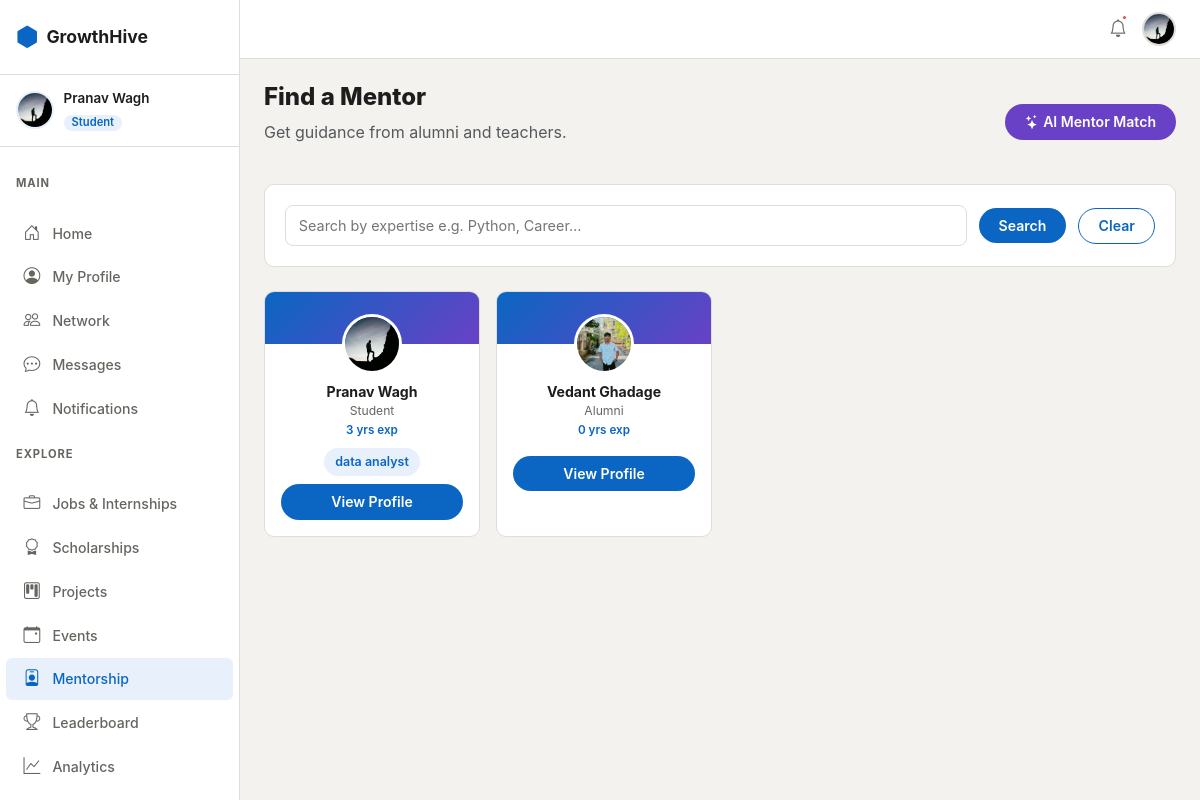
Screenshot of /mentorship/ (signed in) with the database file from the repository.
### apps/accounts/models.py (models this page shows, shortened)
class User(AbstractUser):
    class Role(models.TextChoices):
        STUDENT = 'student', 'Student'
        ALUMNI  = 'alumni',  'Alumni'
        TEACHER = 'teacher', 'Teacher'
    username   = None
    email      = models.EmailField(unique=True)
    first_name = models.CharField(max_length=50)
    last_name  = models.CharField(max_length=50)
    role = models.CharField(max_length=20, choices=Role.choices, default=Role.STUDENT)
    department = models.CharField(
        max_length=20,
        choices=DEPARTMENT_CHOICES,
        blank=True,
        default='',
    )
    is_email_verified = models.BooleanField(default=False)
    created_at = models.DateTimeField(auto_now_add=True)
    updated_at = models.DateTimeField(auto_now=True)
    USERNAME_FIELD  = 'email'
    REQUIRED_FIELDS = ['first_name', 'last_name']
    objects = UserManager()
    def get_full_name(self):
        return f'{self.first_name} {self.last_name}'.strip()
    @property
    def is_student(self):
        return self.role == self.Role.STUDENT

class Profile(models.Model):
    user = models.OneToOneField(User, on_delete=models.CASCADE, related_name='profile')
    bio    = models.TextField(max_length=500, blank=True)
    avatar = models.ImageField(upload_to='avatars/', blank=True, null=True)
    banner = models.ImageField(upload_to='banners/', blank=True, null=True)
    graduation_year = models.PositiveIntegerField(null=True, blank=True)
    current_year    = models.PositiveSmallIntegerField(null=True, blank=True)
    current_working_company = models.CharField(max_length=200, blank=True)
    working_domain          = models.CharField(max_length=200, blank=True)
    github_url   = models.URLField(blank=True)
    linkedin_url = models.URLField(blank=True)
    website      = models.URLField(blank=True)
    location     = models.CharField(max_length=100, blank=True)
    skills = models.ManyToManyField('Skill', through='UserSkill', blank=True)
    resume = models.FileField(upload_to='resumes/', blank=True, null=True)
    points      = models.PositiveIntegerField(default=0)
    streak_days = models.PositiveIntegerField(default=0)
    last_active = models.DateField(null=True, blank=True)
    is_open_to_work   = models.BooleanField(default=False)
    is_open_to_mentor = models.BooleanField(default=False)
    skill_embedding     = models.JSONField(null=True, blank=True)
    embedding_updated_at = models.DateTimeField(null=True, blank=True)
    created_at = models.DateTimeField(auto_now_add=True)
    updated_at = models.DateTimeField(auto_now=True)
    def get_avatar_url(self):
        if self.avatar:
            return self.avatar.url
        return '/static/images/default-avatar.png'

### apps/mentorship/models.py (models this page shows, shortened)
class MentorProfile(models.Model):
    user       = models.OneToOneField(
        settings.AUTH_USER_MODEL, on_delete=models.CASCADE, related_name='mentor_profile'
    )
    expertise  = models.TextField(help_text='Comma-separated topics, e.g. Machine Learning, Career, DSA')
    experience = models.PositiveIntegerField(default=0, help_text='Years of experience')
    bio        = models.TextField(blank=True)
    is_active  = models.BooleanField(default=True)
    created_at = models.DateTimeField(auto_now_add=True)
    def expertise_list(self):
        return [e.strip() for e in self.expertise.split(',') if e.strip()]

### apps/mentorship/views.py (the view)
# urls.py: path('',                                   views.mentor_list_view,    name='list'),
@login_required
@verified_required
def mentor_list_view(request):
    mentors = MentorProfile.objects.filter(is_active=True).select_related('user', 'user__profile')
    q = request.GET.get('q', '')
    if q:
        mentors = mentors.filter(expertise__icontains=q)
    return render(request, 'mentorship/mentor_list.html', {'mentors': mentors, 'q': q})

### templates/mentorship/mentor_list.html (shortened to what this page needs)
{% extends 'base.html' %}
{% block content %}
<div class="gh-page-header d-flex align-items-center justify-content-between">
  <div><h1>Find a Mentor</h1><p class="text-muted">Get guidance from alumni and teachers.</p></div>
  {% if request.user.is_student %}
  <a href="{% url 'mentorship:ai_matches' %}" class="btn gh-btn-primary" style="background:var(--gh-purple);border-color:var(--gh-purple);"><i class="bi bi-stars me-1"></i>AI Mentor Match</a>
  {% endif %}
</div>
<div class="gh-card mb-4">
  <form method="get" class="gh-filter-form">
    <input type="text" name="q" value="{{ q }}" placeholder="Search by expertise e.g. Python, Career…" class="gh-input gh-filter-search"/>
    <button type="submit" class="btn gh-btn-primary">Search</button>
    <a href="{% url 'mentorship:list' %}" class="btn gh-btn-outline">Clear</a>
  </form>
</div>
<div class="gh-people-grid">
  {% for mp in mentors %}
  <div class="gh-people-card">
    <div class="gh-people-card-body">
      <a href="{% url 'mentorship:detail' mp.user.pk %}">
        <img src="{{ mp.user.profile.get_avatar_url }}" class="gh-people-avatar" alt=""/>
      </a>
      <a href="{% url 'mentorship:detail' mp.user.pk %}" class="gh-people-name">{{ mp.user.get_full_name }}</a>
      <span class="gh-people-role">{{ mp.user.get_role_display }}</span>
      <span class="gh-people-dept">{{ mp.experience }} yrs exp</span>
      <div class="gh-skills-wrap justify-content-center mt-2">
        {% for exp in mp.expertise_list|slice:":3" %}
        <span class="gh-skill-badge gh-skill-intermediate">{{ exp }}</span>
        {% endfor %}
      </div>
      <a href="{% url 'mentorship:detail' mp.user.pk %}" class="btn gh-btn-primary w-100 mt-2 btn-sm">View Profile</a>
    </div>
  </div>
  {% empty %}
  <div class="gh-empty-state"><i class="bi bi-person-badge"></i><h5>No mentors yet</h5></div>
  {% endfor %}
</div>
{% endblock %}

### templates/base.html (shortened to what this page needs)
{% load static %}
<!DOCTYPE html>
<html lang="en" data-theme="light">
<head>
  <link rel="stylesheet" href="https://cdn.jsdelivr.net/npm/bootstrap@5.3.3/dist/css/bootstrap.min.css" />
  <link rel="stylesheet" href="https://cdn.jsdelivr.net/npm/bootstrap-icons@1.11.3/font/bootstrap-icons.min.css" />
  <link rel="stylesheet" href="{% static 'css/main.css' %}" />
</head>
<body>
  {% if user.is_authenticated %}
  <div class="gh-wrapper">
    <aside class="gh-sidebar" id="sidebar">
      <div class="gh-sidebar-logo">
        <a href="{% url 'accounts:dashboard' %}" class="gh-logo-link">
          <span class="gh-logo-icon"><i class="bi bi-hexagon-fill"></i></span>
          <span class="gh-logo-text">GrowthHive</span>
        </a>
      </div>
      <div class="gh-sidebar-user">
        <img src="{{ user.profile.get_avatar_url }}" class="gh-sidebar-avatar" alt="avatar" />
        <div class="gh-sidebar-user-info">
          <span class="gh-sidebar-name">{{ user.first_name }} {{ user.last_name }}</span>
          <span class="gh-sidebar-role badge">{{ user.get_role_display }}</span>
        </div>
      </div>
      <nav class="gh-nav">
        <p class="gh-nav-section">Main</p>
        <a href="{% url 'social:feed' %}"
          class="gh-nav-link {% if 'social' in request.resolver_match.app_name %}active{% endif %}">
          <i class="bi bi-house-door"></i><span>Home</span>
        </a>
        <a href="{% url 'accounts:profile' %}"
          class="gh-nav-link {% if request.resolver_match.url_name == 'profile' %}active{% endif %}">
          <i class="bi bi-person-circle"></i><span>My Profile</span>
        </a>
        <a href="{% url 'connections:network' %}"
          class="gh-nav-link {% if 'connections' in request.resolver_match.app_name %}active{% endif %}">
          <i class="bi bi-people"></i><span>Network</span>
        </a>
        <a href="{% url 'chat:inbox' %}"
          class="gh-nav-link {% if 'chat' in request.resolver_match.app_name %}active{% endif %}">
          <i class="bi bi-chat-dots"></i><span>Messages</span>
        </a>
        <a href="{% url 'notifications:list' %}"
          class="gh-nav-link {% if 'notifications' in request.resolver_match.app_name %}active{% endif %}">
          <i class="bi bi-bell"></i><span>Notifications</span>
        </a>
        <p class="gh-nav-section">Explore</p>
        <a href="{% url 'jobs:list' %}"
          class="gh-nav-link {% if 'jobs' in request.resolver_match.app_name %}active{% endif %}">
          <i class="bi bi-briefcase"></i><span>Jobs & Internships</span>
        </a>
        <a href="{% url 'scholarships:list' %}"
          class="gh-nav-link {% if 'scholarships' in request.resolver_match.app_name %}active{% endif %}">
          <i class="bi bi-award"></i><span>Scholarships</span>
        </a>
        <a href="{% url 'projects:list' %}"
          class="gh-nav-link {% if 'projects' in request.resolver_match.app_name %}active{% endif %}">
          <i class="bi bi-kanban"></i><span>Projects</span>
        </a>
        <a href="{% url 'events:list' %}"
          class="gh-nav-link {% if 'events' in request.resolver_match.app_name %}active{% endif %}">
          <i class="bi bi-calendar-event"></i><span>Events</span>
        </a>
        <a href="{% url 'mentorship:list' %}"
          class="gh-nav-link {% if 'mentorship' in request.resolver_match.app_name %}active{% endif %}">
          <i class="bi bi-person-badge"></i><span>Mentorship</span>
        </a>
        <a href="{% url 'gamification:leaderboard' %}"
          class="gh-nav-link {% if 'gamification' in request.resolver_match.app_name %}active{% endif %}">
          <i class="bi bi-trophy"></i><span>Leaderboard</span>
        </a>
        <a href="{% url 'analytics:dashboard' %}"
          class="gh-nav-link {% if 'analytics' in request.resolver_match.app_name %}active{% endif %}">
          <i class="bi bi-graph-up"></i><span>Analytics</span>
        </a>
        {% if user.is_student %}
        <p class="gh-nav-section">Students</p>
        {% endif %}
      </nav>
    </aside>
    <main class="gh-main">
      <div class="gh-topbar">
        <div class="gh-topbar-actions">
          <a href="{% url 'notifications:list' %}" class="gh-icon-btn" id="notifBtn" title="Notifications">
            <i class="bi bi-bell"></i>
            <span class="gh-notif-dot"></span>
          </a>
          <a href="{% url 'accounts:profile' %}" class="gh-topbar-avatar">
            <img src="{{ user.profile.get_avatar_url }}" alt="avatar" />
          </a>
        </div>
      </div>
      <div class="gh-content">
        {% block content %}{% endblock %}
      </div>
    </main>
  </div>
  {% endif %}
</body>
</html>

### rows the page displays
User: profile.get_avatar_url (picture), first_name "Pranav", last_name "Wagh", role "Student"
MentorProfile: user.profile.get_avatar_url (picture), user.get_full_name "Pranav Wagh", user.role "Student", experience "3", expertise_list "data analyst"
MentorProfile: user.profile.get_avatar_url (picture), user.get_full_name "Vedant Ghadage", user.role "Alumni", experience "0"
